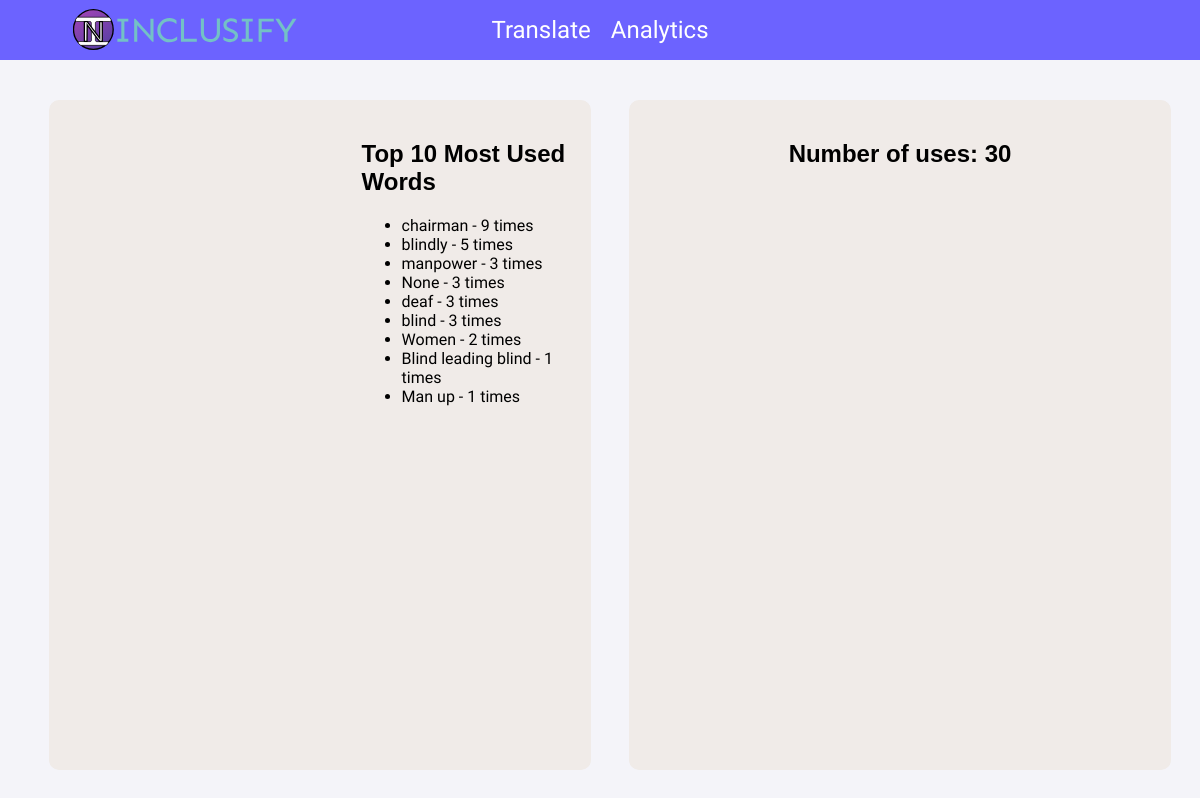
The app's page /analytics with its own data.
### server.py (models this page shows)
class Users(db.Model):
    id = db.Column(db.Integer, primary_key=True)
    typeofnonI = db.Column(db.String(200), nullable=True)
    mostUsedN = db.Column(db.String(200), nullable=True)
    mostUsedI = db.Column(db.String(200), nullable=True)
    timestamp = db.Column(DateTime, default=datetime.utcnow)

### server.py (the view)
@app.route('/analytics')
def analytics():
    data = db.session.query(Users.typeofnonI, db.func.count().label('count')).group_by(Users.typeofnonI).all()
    types, counts = zip(*data)
    fig = px.pie(names=types, values=counts, title='Distribution of Type of Non Inclusive Language Used',
                 custom_data=[types, counts], labels={'names': 'Type'}, )
    fig.update_layout({
        'plot_bgcolor': 'rgba(0,0,0,0)',
        'paper_bgcolor': 'rgba(0,0,0,0)'
    })
    plot_json = json.dumps(fig, cls=plotly.utils.PlotlyJSONEncoder)
    data = db.session.query(Users.mostUsedN).all()
    words = [word for (word,) in data if word]
    word_counts = Counter(words)
    most_common_words = word_counts.most_common(10)
    most5_common_words = word_counts.most_common(5)
    pie_chart = {
        "data": [{
            "labels": [word for word, _ in most5_common_words],
            "values": [count for _, count in most5_common_words],
            "type": "pie"
        }],
        "layout": {
            "title": "Top 5 Most Used Non Inclusive Words",
            "paper_bgcolor": "rgba(0, 0, 0, 0)",
            "plot_bgcolor": "rgba(0, 0, 0, 0)",
        }
    }
    pie_chart_json = json.dumps(pie_chart, cls=plotly.utils.PlotlyJSONEncoder)
    max_id = db.session.query(db.func.max(Users.id)).scalar()
    timestamp_data = db.session.query(func.strftime('%Y-%m-%d', Users.timestamp).label('day'), func.count().label('count')).group_by('day').all()
    timestamps = [timestamp.day for timestamp in timestamp_data]
    counts = [timestamp.count for timestamp in timestamp_data]
    bar_chart = {
        "data": [{
            "x": timestamps,
            "y": counts,
            "type": "bar",
            "name": "Frequency Over Time",
            "marker": {"color": "#9A52B8"}
        }],
        "layout": {
            "title": "Use of Non-Inclusive Language Over Time",
            "xaxis": {"title": "Date", "tickformat": "%d-%m-%Y"},
            "yaxis": {"title": "Frequency"},
            "paper_bgcolor": "rgba(0, 0, 0, 0)",
            "plot_bgcolor": "rgba(0, 0, 0, 0)",
        }
    }
    bar_chart_json = json.dumps(bar_chart, cls=plotly.utils.PlotlyJSONEncoder)
    return render_template('analytics.html', plot_json=plot_json, most_common_words=most_common_words, pie_chart_json=pie_chart_json, max_id=max_id, bar_chart_json=bar_chart_json, timestamps=timestamps)

### templates/analytics.html (shortened to what this page needs)
<!DOCTYPE html>
<html lang="en">
<head>
    <link rel="stylesheet" href="{{ url_for('static', filename='css/style.css') }}">
    <link rel="stylesheet" href="https://cdnjs.cloudflare.com/ajax/libs/font-awesome/6.0.0-beta3/css/all.min.css">
</head>
<body>
    <header>
        <div class="logo">
            <img src="{{ url_for('static', filename='images/logo.svg') }}" class="image" id="logoImg" />
        </div>
        <nav>
            <ul>
                <li><a href="/translate-home">Translate</a></li>
                <li><a href="/analytics">Analytics</a></li>
            </ul>
        </nav>
    </header>
    <div class="analytic-containers">
        <div class="left-analytics">
            <div class="actual-analytic-cont" id="left-actual-analytic-cont">
                <div class="most-used-word-row">
                    <div class="most-used-word-left">
                        <div id="pie-chart"></div>
                    </div>
                    <div class="most-used-word-right">
                        <h2>Top 10 Most Used Words</h2>
                        <ul>
                            {% for word, count in most_common_words %}
                            <li class="most_common_words_div">{{ word }} - {{ count }} times</li>
                            {% endfor %}
                        </ul>
                    </div>
                </div>
                <div id="bar-chart"></div>
            </div>
        </div>
        <div class="right-analytics">
            <div class="actual-analytic-cont" id="right-actual-analytic-cont">
                <h2 id="UseCounter">Number of uses: {{ max_id }}</h2>
                <div id="plotly-chart"></div>
            </div>
        </div>
    </div>
</body>
</html>

### static/css/style.css (style rules this page uses)
body { margin: 0; font-family: "Arial", sans-serif; background-color: #f4f4f9; }
header { position: relative; display: flex; justify-content: center; align-items: center; height: 60px; background-color: #6c63ff; }
.logo { position: absolute; top: 0; left: 0; height: 60px; display: flex; align-items: center; }
.logo img { height: 100%; }
#logoImg { scale: 0.7; }
nav { flex-grow: 1; }
nav ul { list-style: none; margin: 0; padding: 0; display: flex; justify-content: center; gap: 20px; }
h1 ,nav ul li a { font-family: "Sen", sans-serif; color: white; text-decoration: none; display: flex; align-items: center; gap: 8px; font-size: 24px; }
#plotly-chart { width: 100%; height: 80%; text-align: center; }
#pie-chart { width: 90%; height: 400px; }
#bar-chart { margin-top: -100px; width: 100%; height: 360px; }
.analytic-containers { display: flex; justify-content: space-around; margin: 20px; }
.left-analytics, .right-analytics { flex-basis: 45%; padding: 10px; }
.actual-analytic-cont { width: 100% ; height: 650px; margin-top: 10px; padding: 10px; font-family: "Arial", sans-serif; font-size: 1em; border: none; background-color: #f0ebe8; border-radius: 10px; }
.most-used-word-row { display: flex; justify-content: space-around; margin: 0px; margin-bottom: 10px; }
.most-used-word-left { flex-basis: 60%; }
.most-used-word-right { padding-top: 10px; padding-left: 10px; flex-basis: 45%; border-left: 2px; border-color: #000; }
h2 { font-family: "Readex Pro", sans-serif; }
.most_common_words_div { font-family: "Sen", sans-serif; }
#UseCounter { padding-top: 10px; text-align: center; font-family: "Readex Pro", sans-serif; }

### records on screen
Users: mostUsedN "chairman", count "9"
Users: mostUsedN "blindly", count "5"
Users: mostUsedN "manpower", count "3"
Users: mostUsedN "None", count "3"
Users: mostUsedN "deaf", count "3"
Users: mostUsedN "blind", count "3"
Users: mostUsedN "Women", count "2"
Users: mostUsedN "Blind leading blind", count "1"
Users: mostUsedN "Man up", count "1"

### other values on screen
{{ max_id }} "30"
